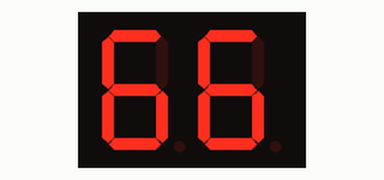
A sketch run on a simulated Arduino Uno, built with avr-gcc and run on an emulated ATmega328P. Shown: 2-digit seven-segment display. Wiring (inferred from the names in the program): 2-digit 7-segment display, segments lit when HIGH: segments pin 2, pin 3, pin 4, pin 5, pin 6, pin 7, pin 8; digit selects pin 11, pin 12. The segment pins are drawn as the display they are named for; what the sketch prints to the serial monitor is not drawn.

Above: at 0.1 s.
At 1.1 s:
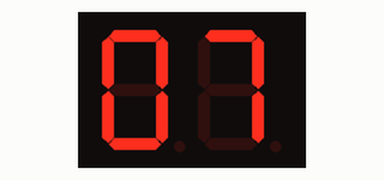
At 2.1 s:
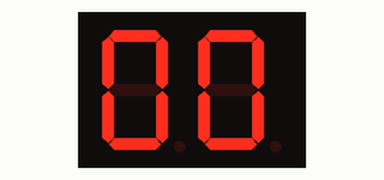
At 3.1 s:
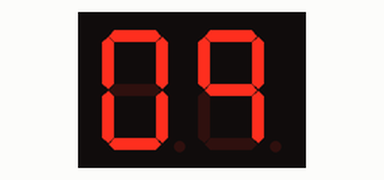

The sketch:

Seven_Segments_2.ino
```cpp
int digitPatterns[10][7] = { { 1, 1, 1, 1, 1, 1, 0 },    // 0
                             { 0, 1, 1, 0, 0, 0, 0 },    // 1
                             { 1, 1, 0, 1, 1, 0, 1 },    // 2
                             { 1, 1, 1, 1, 0, 0, 1 },    // 3
                             { 0, 1, 1, 0, 0, 1, 1 },    // 4
                             { 1, 0, 1, 1, 0, 1, 1 },    // 5
                             { 1, 0, 1, 1, 1, 1, 1 },    // 6
                             { 1, 1, 1, 0, 0, 0, 0 },    // 7
                             { 1, 1, 1, 1, 1, 1, 1 },    // 8
                             { 1, 1, 1, 0, 0, 1, 1 } };  // 9

// Define the pins for each segment of the 7-segment display
const int segment_a = 2;
const int segment_b = 3;
const int segment_c = 4;
const int segment_d = 5;
const int segment_e = 6;
const int segment_f = 7;
const int segment_g = 8;
const int left_segment = 11;
const int right_segment = 12;

int text[8] = { 6, 6, 0, 7, 0, 0, 0, 9 };

void setup() {
  // set pin modes for each segment
  Serial.begin(9600);
  pinMode(left_segment, OUTPUT);
  pinMode(right_segment, OUTPUT);
  pinMode(segment_a, OUTPUT);
  pinMode(segment_b, OUTPUT);
  pinMode(segment_c, OUTPUT);
  pinMode(segment_d, OUTPUT);
  pinMode(segment_e, OUTPUT);
  pinMode(segment_f, OUTPUT);
  pinMode(segment_g, OUTPUT);
}

void loop() {
  // Loop through each digit (0-9)
  for (int i = 0; i < 8; i += 2) {
  unsigned long previousMillis = millis();
  const long interval = 1000;
    while (millis() - previousMillis < interval) {
      digitalWrite(left_segment, HIGH);
      digitalWrite(right_segment, LOW);
      displayDigit(text[i]);
      delay(5);
      digitalWrite(left_segment, LOW);
      digitalWrite(right_segment, HIGH);
      displayDigit(text[i + 1]);
      delay(5);
      Serial.println(i);
    }
  }
}

// void showTwoDigits(int digit1, int digit2) {

//   displayDigit(digit1, right_segment);
//   // millis();
//   delay(50);
//   displayDigit(digit2, left_segment);
// }

// Function to display a specific digit on the 7-segment display
void displayDigit(int digit) {
  // Set each segment according to the digitPatterns for the given digit
  digitalWrite(segment_a, digitPatterns[digit][0]);
  digitalWrite(segment_b, digitPatterns[digit][1]);
  digitalWrite(segment_c, digitPatterns[digit][2]);
  digitalWrite(segment_d, digitPatterns[digit][3]);
  digitalWrite(segment_e, digitPatterns[digit][4]);
  digitalWrite(segment_f, digitPatterns[digit][5]);
  digitalWrite(segment_g, digitPatterns[digit][6]);
}
```

Measured:
- by itself, everything shown: repeats every 4.0 s, in 4 steps
- what the display in image 0 shows lasts 1.1 s, from 0.0 s to 1.1 s
